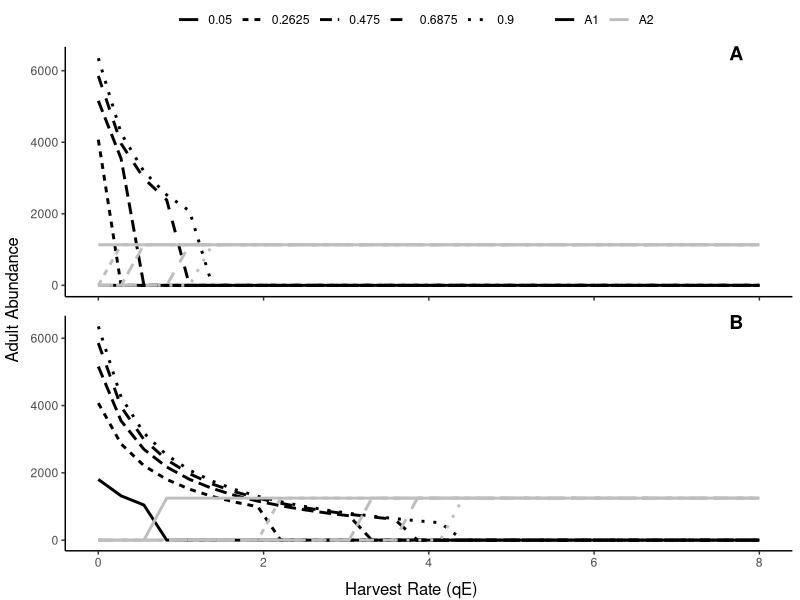
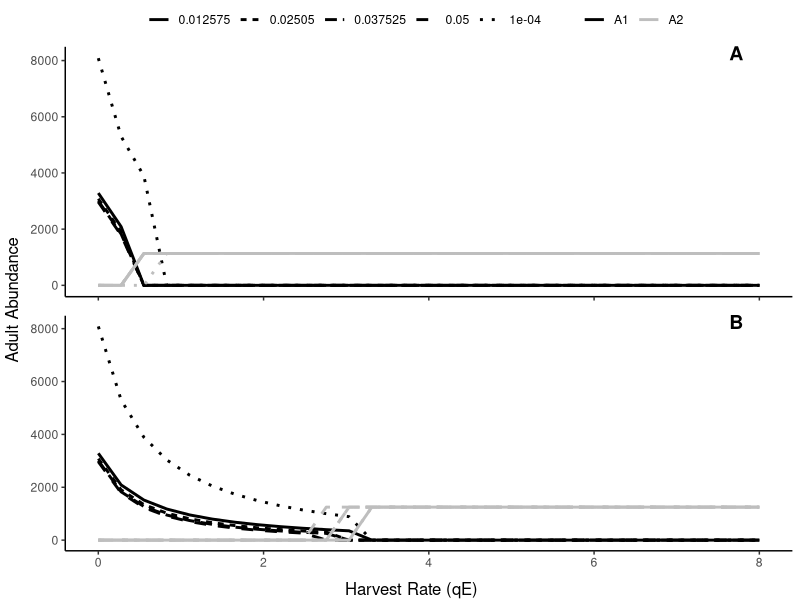

Write the R code that produced these figures, in order. (Note: this script raises an error after producing the figures.)
## ---- chunk 1

library(deSolve)
library(ggplot2)
library(ggpubr)
#model function
# qE - harvest, species specific, this is what is controlled by 'regulations'
# s - juvenile overwinter survival, species specific
# m - adult natural mortality rate, species specific
# cJA - effect of adults of a given species on juveniles of a given species (cover cannibalism or interspecific predation, both happen in foraging arena)
# cJJ - effect of juveniles of one species on juveniles of the other (can be predation or competition)
# h - rate at which juveniles leave foraging arena for refuge, species specific
# v - rate at which juveniles enter foraging arena from refuge, species specific
# stock1 - annual stocked num spp1
# stock2 - annual stocked num spp2
simBiggsQ2<-function(t,y,params){
  A1<-y[1]
  A2<-y[2]
  J1<-y[3]
  J2<-y[4]
  with(as.list(params),{
    dA1dt=-qE1Fun(t)*A1-m1*A1+s1*J1
    dA2dt=-qE2Fun(t)*A2-m2*A2+s2*J2
    dJ1dt=-cJ1J2*J2*J1-((cJ1A2*v1*A2*J1)/(h1Fun(t)+v1+cJ1A2*A2))-((cJ1A1*v1*A1*J1)/(h1Fun(t)+v1+cJ1A1*A1))-s1*J1+(5000*A1/(500+A1))+st1Fun(t)
    dJ2dt=-cJ2J1*J1*J2-((cJ2A1*v2*A1*J2)/(h2Fun(t)+v2+cJ2A1*A1))-((cJ2A2*v2*A2*J2)/(h2Fun(t)+v2+cJ2A2*A2))-s2*J2+(5000*A2/(500+A2))+st2Fun(t)
    return(list(c(dA1dt,dA2dt,dJ1dt,dJ2dt)))
  })
}
## ---- chunk 2

tstep=times=1:300

ss=seq(0.05,.9,length.out = 5)
qEs=seq(0,8,length.out=30)
combos=expand.grid(qEs,ss);colnames(combos)=c("qEs","ss")
store=data.frame(A1=0,A2=0,J1=0,J2=0);store=cbind(combos,store)
store2=data.frame(A1=0,A2=0,J1=0,J2=0);store2=cbind(combos,store2)

y0=c(10,100,0,0)
for(i in 1:nrow(store)){
  qE1Fun=approxfun(x=tstep,y=c(rep(store$qEs[i],length(tstep))))
  qE2Fun=approxfun(x=tstep,y=rep(2,length(tstep)))
  h1Fun=approxfun(x=tstep,y=rep(8,length(tstep)))
  h2Fun=approxfun(x=tstep,y=rep(8,length(tstep)))
  st1Fun=approxfun(x=tstep,y=rep(0,length(tstep)))
  st2Fun=approxfun(x=tstep,y=rep(0,length(tstep)))
  
  p=c(c(s1=store$ss[i],m1=0.5,cJ1A1=0.001,cJ1A2=0.5,cJ1J2=0.003,v1=1),
      c(s2=0.5,m2=0.5,cJ2A2=0.001,cJ2A1=0.3,cJ2J1=0.003,v2=1))
  sim=ode(y=y0,times=times,func=simBiggsQ2,parms=p)
  store$A1[i]=sim[nrow(sim)-1,2]
  store$A2[i]=sim[nrow(sim)-1,3]
  store$J1[i]=sim[nrow(sim)-1,4]
  store$J2[i]=sim[nrow(sim)-1,5]
  #store$ss[i]=ss[f]
}
y0=c(100,10,40,40)
for(i in 1:nrow(store2)){
  qE1Fun=approxfun(x=tstep,y=c(rep(store2$qEs[i],length(tstep))))
  qE2Fun=approxfun(x=tstep,y=rep(1.8,length(tstep)))
  h1Fun=approxfun(x=tstep,y=rep(8,length(tstep)))
  h2Fun=approxfun(x=tstep,y=rep(8,length(tstep)))
  st1Fun=approxfun(x=tstep,y=rep(0,length(tstep)))
  st2Fun=approxfun(x=tstep,y=rep(0,length(tstep)))
  
  p=c(c(s1=store2$ss[i],m1=0.5,cJ1A1=0.001,cJ1A2=0.5,cJ1J2=0.003,v1=1),
      c(s2=0.5,m2=0.5,cJ2A2=0.001,cJ2A1=0.3,cJ2J1=0.003,v2=1))
  sim=ode(y=y0,times=times,func=simBiggsQ2,parms=p)
  store2$A1[i]=sim[nrow(sim)-1,2]
  store2$A2[i]=sim[nrow(sim)-1,3]
  store2$J1[i]=sim[nrow(sim)-1,4]
  store2$J2[i]=sim[nrow(sim)-1,5]
  #store2$ss[i]=ss[f]
}


panA=as.data.frame(rbind(cbind(store$qEs,store$A1,store$ss,rep("A1",nrow(store))),cbind(store$qEs,store$A2,store$ss,rep("A2",nrow(store)))))
colnames(panA)=c("qEs","Abund","ss","sp")
panA$qEs=as.numeric(panA$qEs);panA$Abund=as.numeric(panA$Abund)#;panA$ss=as.numeric(panA$ss)
panB=as.data.frame(rbind(cbind(store2$qEs,store2$A1,store2$ss,rep("A1",nrow(store2))),cbind(store2$qEs,store2$A2,store2$ss,rep("A2",nrow(store2)))))
colnames(panB)=c("qEs","Abund","ss","sp")
panB$qEs=as.numeric(panB$qEs);panB$Abund=as.numeric(panB$Abund)#;panB$ss=as.numeric(panB$ss)

a=ggplot(data = panA,aes(x=qEs,y=Abund,color=sp,linetype=ss))+theme_classic()+
  geom_line(size=1)+scale_color_manual(values = c("black","grey"),name="")+
  scale_linetype_discrete(name="")+
  theme(axis.title.x = element_blank(),
        axis.text.x = element_blank(),
        axis.title.y = element_blank())
b=ggplot(data = panB,aes(x=qEs,y=Abund,color=sp,linetype=ss))+theme_classic()+
  geom_line(size=1)+scale_color_manual(values = c("black","grey"),name="")+
  scale_linetype_discrete(name="")+
  theme(axis.title.x = element_blank(),
        axis.title.y = element_blank())
fig1=ggarrange(a,b,ncol=1,labels = c("A","B"), common.legend = T,legend="top",label.x = 0.9)
annotate_figure(fig1,
                left = text_grob("Adult Abundance", rot = 90),
                bottom = text_grob("Harvest Rate (qE)"))
## ---- chunk 3

times=1:300

can=seq(0.0001,.05,length.out = 5)
qEs=seq(0,8,length.out=30)
combos=expand.grid(qEs,can);colnames(combos)=c("qEs","can")
store=data.frame(A1=0,A2=0,J1=0,J2=0);store=cbind(combos,store)
store2=data.frame(A1=0,A2=0,J1=0,J2=0);store2=cbind(combos,store2)


y0=c(10,100,0,0)
for(i in 1:nrow(store)){
  qE1Fun=approxfun(x=tstep,y=c(rep(store$qEs[i],length(tstep))))
  qE2Fun=approxfun(x=tstep,y=rep(2,length(tstep)))
  h1Fun=approxfun(x=tstep,y=rep(8,length(tstep)))
  h2Fun=approxfun(x=tstep,y=rep(8,length(tstep)))
  st1Fun=approxfun(x=tstep,y=rep(0,length(tstep)))
  st2Fun=approxfun(x=tstep,y=rep(0,length(tstep)))
  
  p=c(c(s1=0.5,m1=0.5,cJ1A1=store$can[i],cJ1A2=0.5,cJ1J2=0.003,v1=1),
      c(s2=0.5,m2=0.5,cJ2A2=0.001,cJ2A1=0.3,cJ2J1=0.003,v2=1))
  sim=ode(y=y0,times=times,func=simBiggsQ2,parms=p)
  store$A1[i]=sim[nrow(sim)-1,2]
  store$A2[i]=sim[nrow(sim)-1,3]
  store$J1[i]=sim[nrow(sim)-1,4]
  store$J2[i]=sim[nrow(sim)-1,5]
}
y0=c(100,10,40,40)
for(i in 1:nrow(store)){
  qE1Fun=approxfun(x=tstep,y=c(rep(store2$qEs[i],length(tstep))))
  qE2Fun=approxfun(x=tstep,y=rep(1.8,length(tstep)))
  h1Fun=approxfun(x=tstep,y=rep(8,length(tstep)))
  h2Fun=approxfun(x=tstep,y=rep(8,length(tstep)))
  st1Fun=approxfun(x=tstep,y=rep(0,length(tstep)))
  st2Fun=approxfun(x=tstep,y=rep(0,length(tstep)))
  
  p=c(c(s1=0.5,m1=0.5,cJ1A1=store2$can[i],cJ1A2=0.5,cJ1J2=0.003,v1=1),
      c(s2=0.5,m2=0.5,cJ2A2=0.001,cJ2A1=0.3,cJ2J1=0.003,v2=1))
  sim=ode(y=y0,times=times,func=simBiggsQ2,parms=p)
  store2$A1[i]=sim[nrow(sim)-1,2]
  store2$A2[i]=sim[nrow(sim)-1,3]
  store2$J1[i]=sim[nrow(sim)-1,4]
  store2$J2[i]=sim[nrow(sim)-1,5]
  
}

panA=as.data.frame(rbind(cbind(store$qEs,store$A1,store$can,rep("A1",nrow(store))),cbind(store$qEs,store$A2,store$can,rep("A2",nrow(store)))))
colnames(panA)=c("qEs","Abund","can","sp")
panA$qEs=as.numeric(panA$qEs);panA$Abund=as.numeric(panA$Abund)
panB=as.data.frame(rbind(cbind(store2$qEs,store2$A1,store2$can,rep("A1",nrow(store2))),cbind(store2$qEs,store2$A2,store2$can,rep("A2",nrow(store2)))))
colnames(panB)=c("qEs","Abund","can","sp")
panB$qEs=as.numeric(panB$qEs);panB$Abund=as.numeric(panB$Abund)

a=ggplot(data = panA,aes(x=qEs,y=Abund,color=sp,linetype=can))+theme_classic()+
  geom_line(size=1)+scale_color_manual(values = c("black","grey"),name="")+
  scale_linetype_discrete(name="")+
  theme(axis.title.x = element_blank(),
        axis.text.x = element_blank(),
        axis.title.y = element_blank())
b=ggplot(data = panB,aes(x=qEs,y=Abund,color=sp,linetype=can))+theme_classic()+
  geom_line(size=1)+scale_color_manual(values = c("black","grey"),name="")+
  scale_linetype_discrete(name="")+
  theme(axis.title.x = element_blank(),
        axis.title.y = element_blank())
fig1=ggarrange(a,b,ncol=1,labels = c("A","B"), common.legend = T,legend="top",label.x = 0.9)
annotate_figure(fig1,
                left = text_grob("Adult Abundance", rot = 90),
                bottom = text_grob("Harvest Rate (qE)"))
## ---- chunk 4

#looking to see how variation in the j1 effect on j2 changes whether or not stable states occur
times=1:300

cj2j1s=seq(0,0.5,length.out = 5)
qEs=seq(0,8,length.out=30)
combos=expand.grid(qEs,cj2a1s);colnames(combos)=c("qEs","cj2j1s")
store=data.frame(A1=0,A2=0,J1=0,J2=0);store=cbind(combos,store)
store2=data.frame(A1=0,A2=0,J1=0,J2=0);store2=cbind(combos,store2)

y0=c(10,100,0,0)
for(i in 1:nrow(store)){
  qE1Fun=approxfun(x=tstep,y=c(rep(store$qEs[i],length(tstep))))
  qE2Fun=approxfun(x=tstep,y=rep(2,length(tstep)))
  h1Fun=approxfun(x=tstep,y=rep(8,length(tstep)))
  h2Fun=approxfun(x=tstep,y=rep(8,length(tstep)))
  st1Fun=approxfun(x=tstep,y=rep(0,length(tstep)))
  st2Fun=approxfun(x=tstep,y=rep(0,length(tstep)))
  
  p=c(c(s1=0.5,m1=0.5,cJ1A1=0.001,cJ1A2=0.5,cJ1J2=0.003,v1=1),
      c(s2=0.5,m2=0.5,cJ2A2=0.001,cJ2A1=0.3,cJ2J1=store$cj2j1s[i],v2=1))
  sim=ode(y=y0,times=times,func=simBiggsQ2,parms=p)
  store$A1[i]=sim[nrow(sim)-1,2]
  store$A2[i]=sim[nrow(sim)-1,3]
  store$J1[i]=sim[nrow(sim)-1,4]
  store$J2[i]=sim[nrow(sim)-1,5]
}
y0=c(100,10,40,40)
for(i in 1:nrow(store2)){
  qE1Fun=approxfun(x=tstep,y=c(rep(store2$qEs[i],length(tstep))))
  qE2Fun=approxfun(x=tstep,y=rep(1.8,length(tstep)))
  h1Fun=approxfun(x=tstep,y=rep(8,length(tstep)))
  h2Fun=approxfun(x=tstep,y=rep(8,length(tstep)))
  st1Fun=approxfun(x=tstep,y=rep(0,length(tstep)))
  st2Fun=approxfun(x=tstep,y=rep(0,length(tstep)))
  
  p=c(c(s1=0.5,m1=0.5,cJ1A1=0.001,cJ1A2=0.5,cJ1J2=0.003,v1=1),
      c(s2=0.5,m2=0.5,cJ2A2=0.001,cJ2A1=0.3,cJ2J1=store2$cj2j1s[i],v2=1))
  sim=ode(y=y0,times=times,func=simBiggsQ2,parms=p)
  store2$A1[i]=sim[nrow(sim)-1,2]
  store2$A2[i]=sim[nrow(sim)-1,3]
  store2$J1[i]=sim[nrow(sim)-1,4]
  store2$J2[i]=sim[nrow(sim)-1,5]
}


panA=as.data.frame(rbind(cbind(store$qEs,store$A1,store$cj2j1s,rep("A1",nrow(store))),cbind(store$qEs,store$A2,store$cj2j1s,rep("A2",nrow(store)))))
colnames(panA)=c("qEs","Abund","cj2j1s","sp")
panA$qEs=as.numeric(panA$qEs);panA$Abund=as.numeric(panA$Abund)
panB=as.data.frame(rbind(cbind(store2$qEs,store2$A1,store2$cj2j1s,rep("A1",nrow(store2))),cbind(store2$qEs,store2$A2,store2$cj2j1s,rep("A2",nrow(store2)))))
colnames(panB)=c("qEs","Abund","cj2j1s","sp")
panB$qEs=as.numeric(panB$qEs);panB$Abund=as.numeric(panB$Abund)

a=ggplot(data = panA,aes(x=qEs,y=Abund,color=sp,linetype=cj2j1s))+theme_classic()+
  geom_line(size=1)+scale_color_manual(values = c("black","grey"),name="")+
  scale_linetype_discrete(name="")+
  theme(axis.title.x = element_blank(),
        axis.text.x = element_blank(),
        axis.title.y = element_blank())
b=ggplot(data = panB,aes(x=qEs,y=Abund,color=sp,linetype=cj2j1s))+theme_classic()+
  geom_line(size=1)+scale_color_manual(values = c("black","grey"),name="")+
  scale_linetype_discrete(name="")+
  theme(axis.title.x = element_blank(),
        axis.title.y = element_blank())
fig1=ggarrange(a,b,ncol=1,labels = c("A","B"), common.legend = T,legend="top",label.x = 0.9)
annotate_figure(fig1,
                left = text_grob("Adult Abundance", rot = 90),
                bottom = text_grob("Harvest Rate (qE)"))
## ---- chunk 5

#looking to see how variation in the j1 effect on j2 changes whether or not stable states occur
times=1:300

cj1j2s=seq(0,0.5,length.out = 5)
qEs=seq(0,8,length.out=30)
combos=expand.grid(qEs,cj2a1s);colnames(combos)=c("qEs","cj1j2s")
store=data.frame(A1=0,A2=0,J1=0,J2=0);store=cbind(combos,store)
store2=data.frame(A1=0,A2=0,J1=0,J2=0);store2=cbind(combos,store2)

y0=c(10,100,0,0)
for(i in 1:nrow(store)){
  qE1Fun=approxfun(x=tstep,y=c(rep(store$qEs[i],length(tstep))))
  qE2Fun=approxfun(x=tstep,y=rep(2,length(tstep)))
  h1Fun=approxfun(x=tstep,y=rep(8,length(tstep)))
  h2Fun=approxfun(x=tstep,y=rep(8,length(tstep)))
  st1Fun=approxfun(x=tstep,y=rep(0,length(tstep)))
  st2Fun=approxfun(x=tstep,y=rep(0,length(tstep)))
  
  p=c(c(s1=0.5,m1=0.5,cJ1A1=0.001,cJ1A2=0.5,cJ1J2=store$cj1j2s[i],v1=1),
      c(s2=0.5,m2=0.5,cJ2A2=0.001,cJ2A1=0.3,cJ2J1=0.003,v2=1))
  sim=ode(y=y0,times=times,func=simBiggsQ2,parms=p)
  store$A1[i]=sim[nrow(sim)-1,2]
  store$A2[i]=sim[nrow(sim)-1,3]
  store$J1[i]=sim[nrow(sim)-1,4]
  store$J2[i]=sim[nrow(sim)-1,5]
}
y0=c(100,10,40,40)
for(i in 1:nrow(store2)){
  qE1Fun=approxfun(x=tstep,y=c(rep(store2$qEs[i],length(tstep))))
  qE2Fun=approxfun(x=tstep,y=rep(1.8,length(tstep)))
  h1Fun=approxfun(x=tstep,y=rep(8,length(tstep)))
  h2Fun=approxfun(x=tstep,y=rep(8,length(tstep)))
  st1Fun=approxfun(x=tstep,y=rep(0,length(tstep)))
  st2Fun=approxfun(x=tstep,y=rep(0,length(tstep)))
  
  p=c(c(s1=0.5,m1=0.5,cJ1A1=0.001,cJ1A2=0.5,cJ1J2=store$cj1j2s[i],v1=1),
      c(s2=0.5,m2=0.5,cJ2A2=0.001,cJ2A1=0.3,cJ2J1=0.003,v2=1))
  sim=ode(y=y0,times=times,func=simBiggsQ2,parms=p)
  store2$A1[i]=sim[nrow(sim)-1,2]
  store2$A2[i]=sim[nrow(sim)-1,3]
  store2$J1[i]=sim[nrow(sim)-1,4]
  store2$J2[i]=sim[nrow(sim)-1,5]
}


panA=as.data.frame(rbind(cbind(store$qEs,store$A1,store$cj1j2s,rep("A1",nrow(store))),cbind(store$qEs,store$A2,store$cj1j2s,rep("A2",nrow(store)))))
colnames(panA)=c("qEs","Abund","cj1j2s","sp")
panA$qEs=as.numeric(panA$qEs);panA$Abund=as.numeric(panA$Abund)
panB=as.data.frame(rbind(cbind(store2$qEs,store2$A1,store2$cj1j2s,rep("A1",nrow(store2))),cbind(store2$qEs,store2$A2,store2$cj1j2s,rep("A2",nrow(store2)))))
colnames(panB)=c("qEs","Abund","cj1j2s","sp")
panB$qEs=as.numeric(panB$qEs);panB$Abund=as.numeric(panB$Abund)

a=ggplot(data = panA,aes(x=qEs,y=Abund,color=sp,linetype=cj1j2s))+theme_classic()+
  geom_line(size=1)+scale_color_manual(values = c("black","grey"),name="")+
  scale_linetype_discrete(name="")+
  theme(axis.title.x = element_blank(),
        axis.text.x = element_blank(),
        axis.title.y = element_blank())
b=ggplot(data = panB,aes(x=qEs,y=Abund,color=sp,linetype=cj1j2s))+theme_classic()+
  geom_line(size=1)+scale_color_manual(values = c("black","grey"),name="")+
  scale_linetype_discrete(name="")+
  theme(axis.title.x = element_blank(),
        axis.title.y = element_blank())
fig1=ggarrange(a,b,ncol=1,labels = c("A","B"), common.legend = T,legend="top",label.x = 0.9)
annotate_figure(fig1,
                left = text_grob("Adult Abundance", rot = 90),
                bottom = text_grob("Harvest Rate (qE)"))
